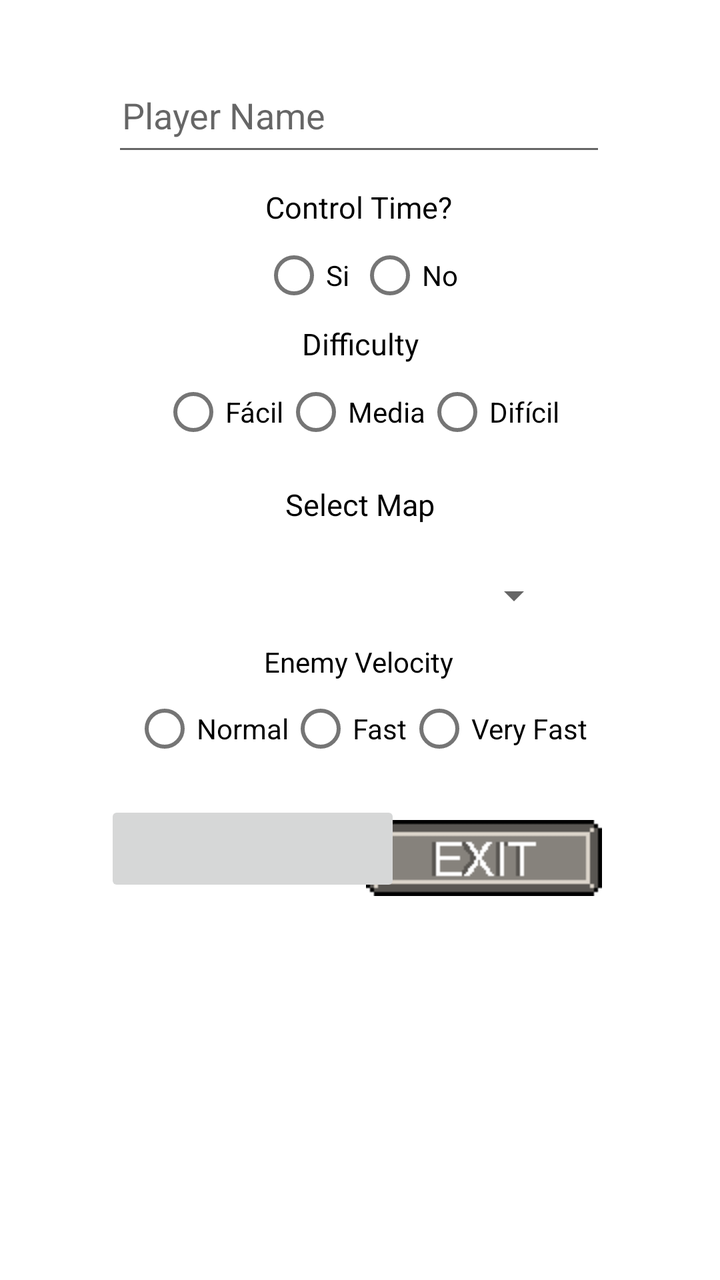
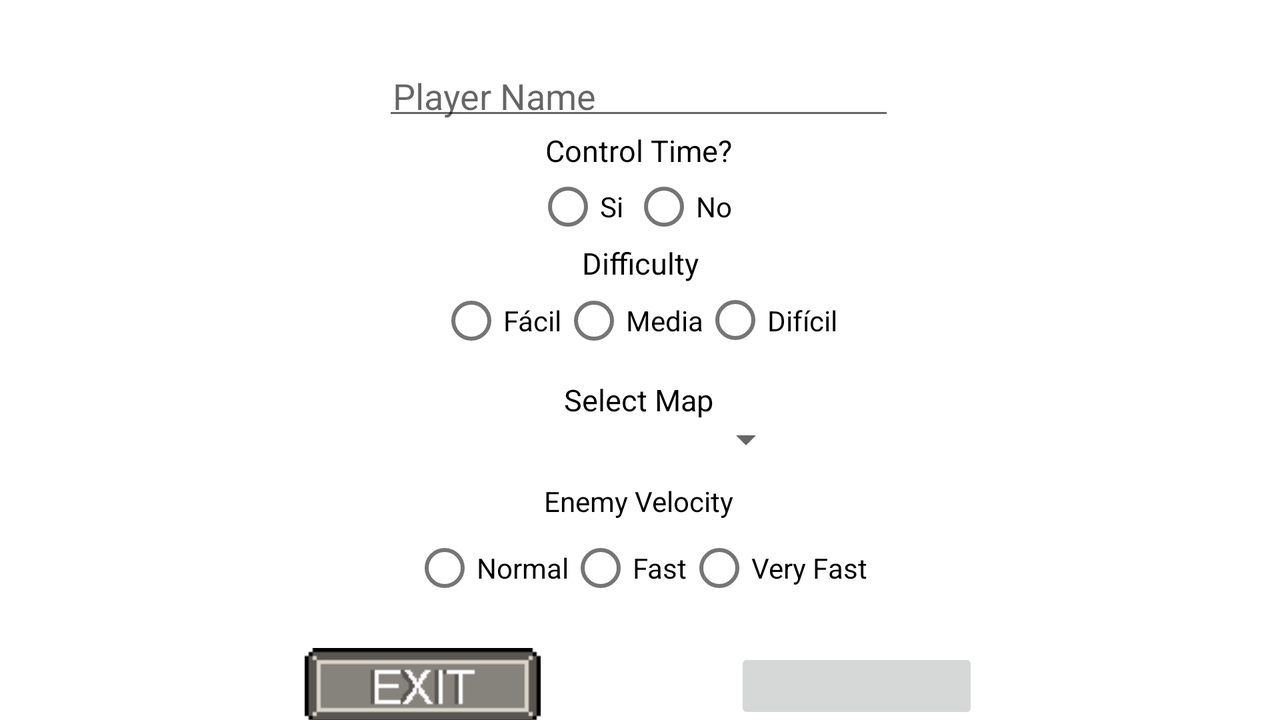

One screen, two layout resources from the same app: the default and the repository's alternative for another configuration. Each is rendered where Android would select it; the XML of both is given below.
<!-- AndroidManifest.xml: application theme Theme.TowerDefense -->
<!-- res/layout/fragment_option.xml -->
<?xml version="1.0" encoding="utf-8"?>
<androidx.constraintlayout.widget.ConstraintLayout xmlns:android="http://schemas.android.com/apk/res/android"
    xmlns:app="http://schemas.android.com/apk/res-auto"
    android:layout_width="match_parent"
    android:layout_height="match_parent">


    <EditText
        android:id="@+id/nombreEditText"
        android:layout_width="247dp"
        android:layout_height="51dp"
        android:layout_marginTop="32dp"
        android:hint="@string/nombre_del_jugador"
        android:inputType="text"
        android:maxLines="1"
        android:padding="5dp"
        app:layout_constraintEnd_toEndOf="parent"
        app:layout_constraintHorizontal_bias="0.497"
        app:layout_constraintStart_toStartOf="parent"
        app:layout_constraintTop_toTopOf="parent" />

    <TextView
        android:id="@+id/time_controller"
        android:layout_width="wrap_content"
        android:layout_height="wrap_content"
        android:text="@string/controlar_tiempo"
        android:textColor="@color/black"
        android:textSize="15sp"
        app:layout_constraintBottom_toBottomOf="parent"
        app:layout_constraintEnd_toEndOf="parent"
        app:layout_constraintHorizontal_bias="0.498"
        app:layout_constraintStart_toStartOf="parent"
        app:layout_constraintTop_toBottomOf="@+id/nombreEditText"
        app:layout_constraintVertical_bias="0.019" />

    <RadioGroup
        android:id="@+id/time_group"
        android:layout_width="wrap_content"
        android:layout_height="wrap_content"
        android:orientation="horizontal"
        app:layout_constraintEnd_toEndOf="parent"
        app:layout_constraintStart_toStartOf="parent"
        app:layout_constraintTop_toBottomOf="@+id/time_controller">

        <RadioButton
            android:id="@+id/yes_time"
            android:layout_width="wrap_content"
            android:layout_height="wrap_content"
            android:text="@string/si" />

        <RadioButton
            android:id="@+id/no_time"
            android:layout_width="wrap_content"
            android:layout_height="wrap_content"
            android:text="@string/no" />


    </RadioGroup>

    <TextView
        android:id="@+id/difficulty_text"
        android:layout_width="wrap_content"
        android:layout_height="wrap_content"
        android:text="@string/dificultad"
        android:textColor="@color/black"
        android:textSize="15sp"
        app:layout_constraintEnd_toEndOf="parent"
        app:layout_constraintStart_toStartOf="parent"
        app:layout_constraintTop_toBottomOf="@+id/time_group" />

    <RadioGroup
        android:id="@+id/difficulty_group"
        android:layout_width="wrap_content"
        android:layout_height="wrap_content"
        android:orientation="horizontal"
        app:layout_constraintEnd_toEndOf="parent"
        app:layout_constraintStart_toStartOf="parent"
        app:layout_constraintTop_toBottomOf="@+id/difficulty_text">

        <RadioButton
            android:id="@+id/easy_button"
            android:layout_width="wrap_content"
            android:layout_height="wrap_content"
            android:text="@string/easy" />

        <RadioButton
            android:id="@+id/medium_button"
            android:layout_width="wrap_content"
            android:layout_height="wrap_content"
            android:text="@string/media" />

        <RadioButton
            android:id="@+id/hard_button"
            android:layout_width="wrap_content"
            android:layout_height="wrap_content"
            android:text="@string/dif_cil" />
    </RadioGroup>

    <TextView
        android:id="@+id/map_select"
        android:layout_width="wrap_content"
        android:layout_height="wrap_content"
        android:layout_marginTop="12dp"
        android:text="@string/selecciona_mapa"
        android:textColor="@color/black"
        android:textSize="15sp"
        app:layout_constraintEnd_toEndOf="parent"
        app:layout_constraintStart_toStartOf="parent"
        app:layout_constraintTop_toBottomOf="@+id/difficulty_group" />

    <Spinner
        android:id="@+id/spinnerMap"
        android:layout_width="202dp"
        android:layout_height="47dp"
        android:layout_marginTop="12dp"
        app:layout_constraintEnd_toEndOf="parent"
        app:layout_constraintStart_toStartOf="parent"
        app:layout_constraintTop_toBottomOf="@+id/map_select" />

    <ImageButton
        android:id="@+id/exitOptions"
        android:layout_width="136dp"
        android:layout_height="49dp"
        android:layout_margin="16dp"

        android:layout_marginTop="12dp"
        android:background="@null"
        android:src="@drawable/exit"
        app:layout_constraintEnd_toEndOf="parent"
        app:layout_constraintHorizontal_bias="0.823"
        app:layout_constraintStart_toStartOf="parent"
        app:layout_constraintTop_toBottomOf="@+id/velocity_group" />

    <TextView
        android:id="@+id/velocity"
        android:layout_width="wrap_content"
        android:layout_height="wrap_content"
        android:text="@string/enemy_velocity"
        android:textColor="@color/black"
        app:layout_constraintEnd_toEndOf="parent"
        app:layout_constraintHorizontal_bias="0.498"
        app:layout_constraintStart_toStartOf="parent"
        app:layout_constraintTop_toBottomOf="@+id/spinnerMap" />

    <RadioGroup
        android:id="@+id/velocity_group"
        android:layout_width="wrap_content"
        android:layout_height="wrap_content"
        android:orientation="horizontal"
        app:layout_constraintEnd_toEndOf="parent"
        app:layout_constraintStart_toStartOf="parent"
        app:layout_constraintTop_toBottomOf="@+id/velocity">

        <RadioButton
            android:id="@+id/x1"
            android:layout_width="wrap_content"
            android:layout_height="wrap_content"
            android:text="@string/normal" />

        <RadioButton
            android:id="@+id/x2"
            android:layout_width="wrap_content"
            android:layout_height="wrap_content"
            android:text="@string/fast" />

        <RadioButton
            android:id="@+id/x3"
            android:layout_width="wrap_content"
            android:layout_height="wrap_content"
            android:text="@string/very_fast" />
    </RadioGroup>

    <ImageButton
        android:id="@+id/newGame"
        android:layout_width="148dp"
        android:layout_height="48dp"
        android:layout_marginTop="12dp"
        android:foreground="@drawable/new_game"
        app:layout_constraintEnd_toEndOf="parent"
        app:layout_constraintHorizontal_bias="0.247"
        app:layout_constraintStart_toStartOf="parent"
        app:layout_constraintTop_toBottomOf="@+id/velocity_group" />


</androidx.constraintlayout.widget.ConstraintLayout>
<!-- resources referenced by this layout -->
<resources>
  <!-- drawable exit: png bitmap (drawable, 511 bytes) -->
  <!-- drawable new_game: png bitmap (drawable, 576 bytes) -->
  <string name="controlar_tiempo">Control Time?</string>
  <string name="dif_cil">Difícil</string>
  <string name="dificultad">Difficulty</string>
  <string name="easy">Fácil</string>
  <string name="enemy_velocity">Enemy Velocity</string>
  <string name="fast">Fast</string>
  <string name="media">Media</string>
  <string name="no">No</string>
  <string name="nombre_del_jugador">Player Name</string>
  <string name="normal">Normal</string>
  <string name="selecciona_mapa">Select Map</string>
  <string name="si">Si</string>
  <string name="very_fast">Very Fast</string>
  <style name="Theme.TowerDefense" parent="Theme.MaterialComponents.DayNight.DarkActionBar">
          
          <item name="colorPrimary">@color/purple_500</item>
          <item name="colorPrimaryVariant">@color/purple_700</item>
          <item name="colorOnPrimary">@color/white</item>
          
          <item name="colorSecondary">@color/teal_200</item>
          <item name="colorSecondaryVariant">@color/teal_700</item>
          <item name="colorOnSecondary">@color/black</item>
          
          <item name="android:statusBarColor">?attr/colorPrimaryVariant</item>
          
      </style>
</resources>
<!-- res/layout-land/fragment_option.xml (the repository's variant of the layout above) -->
<!-- drawn on the phone turned sideways -->
<?xml version="1.0" encoding="utf-8"?>
<androidx.constraintlayout.widget.ConstraintLayout xmlns:android="http://schemas.android.com/apk/res/android"
    xmlns:app="http://schemas.android.com/apk/res-auto"
    android:layout_width="match_parent"
    android:layout_height="match_parent">


    <EditText
        android:id="@+id/nombreEditText"
        android:layout_width="256dp"
        android:layout_height="33dp"
        android:layout_marginTop="32dp"
        android:hint="@string/nombre_del_jugador"
        android:inputType="text"
        android:maxLines="1"
        android:padding="5dp"
        app:layout_constraintEnd_toEndOf="parent"
        app:layout_constraintHorizontal_bias="0.498"
        app:layout_constraintStart_toStartOf="parent"
        app:layout_constraintTop_toTopOf="parent" />

    <TextView
        android:id="@+id/time_controller"
        android:layout_width="wrap_content"
        android:layout_height="wrap_content"
        android:text="@string/controlar_tiempo"
        android:textColor="@color/black"
        android:textSize="15sp"
        app:layout_constraintEnd_toEndOf="parent"
        app:layout_constraintHorizontal_bias="0.499"
        app:layout_constraintStart_toStartOf="parent"
        app:layout_constraintTop_toBottomOf="@+id/nombreEditText" />

    <RadioGroup
        android:id="@+id/time_group"
        android:layout_width="104dp"
        android:layout_height="36dp"
        android:orientation="horizontal"
        app:layout_constraintEnd_toEndOf="parent"
        app:layout_constraintStart_toStartOf="parent"
        app:layout_constraintTop_toBottomOf="@+id/time_controller">

        <RadioButton
            android:id="@+id/yes_time"
            android:layout_width="wrap_content"
            android:layout_height="wrap_content"
            android:text="@string/si" />

        <RadioButton
            android:id="@+id/no_time"
            android:layout_width="wrap_content"
            android:layout_height="32dp"
            android:text="@string/no" />


    </RadioGroup>

    <TextView
        android:id="@+id/difficulty_text"
        android:layout_width="wrap_content"
        android:layout_height="wrap_content"
        android:text="@string/dificultad"
        android:textColor="@color/black"
        android:textSize="15sp"
        app:layout_constraintEnd_toEndOf="parent"
        app:layout_constraintStart_toStartOf="parent"
        app:layout_constraintTop_toBottomOf="@+id/time_group" />

    <RadioGroup
        android:id="@+id/difficulty_group"
        android:layout_width="201dp"
        android:layout_height="36dp"
        android:orientation="horizontal"
        app:layout_constraintEnd_toEndOf="parent"
        app:layout_constraintStart_toStartOf="parent"
        app:layout_constraintTop_toBottomOf="@+id/difficulty_text">

        <RadioButton
            android:id="@+id/easy_button"
            android:layout_width="wrap_content"
            android:layout_height="wrap_content"
            android:text="@string/easy" />

        <RadioButton
            android:id="@+id/medium_button"
            android:layout_width="wrap_content"
            android:layout_height="wrap_content"
            android:text="@string/media" />

        <RadioButton
            android:id="@+id/hard_button"
            android:layout_width="wrap_content"
            android:layout_height="37dp"
            android:text="@string/dif_cil" />
    </RadioGroup>

    <TextView
        android:id="@+id/map_select"
        android:layout_width="wrap_content"
        android:layout_height="wrap_content"
        android:layout_marginTop="12dp"
        android:text="@string/selecciona_mapa"
        android:textColor="@color/black"
        android:textSize="15sp"
        app:layout_constraintEnd_toEndOf="parent"
        app:layout_constraintHorizontal_bias="0.499"
        app:layout_constraintStart_toStartOf="parent"
        app:layout_constraintTop_toBottomOf="@+id/difficulty_group" />

    <Spinner
        android:id="@+id/spinnerMap"
        android:layout_width="154dp"
        android:layout_height="19dp"
        app:layout_constraintEnd_toEndOf="parent"
        app:layout_constraintStart_toStartOf="parent"
        app:layout_constraintTop_toBottomOf="@+id/map_select" />

    <ImageButton
        android:id="@+id/exitOptions"
        android:layout_width="wrap_content"
        android:layout_height="wrap_content"
        android:layout_margin="16dp"

        android:layout_marginTop="16dp"
        android:background="@null"
        android:src="@drawable/exit"
        app:layout_constraintEnd_toEndOf="parent"
        app:layout_constraintHorizontal_bias="0.278"
        app:layout_constraintStart_toStartOf="parent"
        app:layout_constraintTop_toBottomOf="@+id/velocity_group" />

    <TextView
        android:id="@+id/velocity"
        android:layout_width="wrap_content"
        android:layout_height="wrap_content"
        android:layout_marginTop="12dp"
        android:text="@string/enemy_velocity"
        android:textColor="@color/black"
        app:layout_constraintEnd_toEndOf="parent"
        app:layout_constraintHorizontal_bias="0.499"
        app:layout_constraintStart_toStartOf="parent"
        app:layout_constraintTop_toBottomOf="@+id/spinnerMap" />

    <RadioGroup
        android:id="@+id/velocity_group"
        android:layout_width="wrap_content"
        android:layout_height="wrap_content"
        android:orientation="horizontal"
        app:layout_constraintEnd_toEndOf="parent"
        app:layout_constraintStart_toStartOf="parent"
        app:layout_constraintTop_toBottomOf="@+id/velocity">

        <RadioButton
            android:id="@+id/x1"
            android:layout_width="wrap_content"
            android:layout_height="wrap_content"
            android:text="@string/normal" />

        <RadioButton
            android:id="@+id/x2"
            android:layout_width="wrap_content"
            android:layout_height="wrap_content"
            android:text="@string/fast" />

        <RadioButton
            android:id="@+id/x3"
            android:layout_width="wrap_content"
            android:layout_height="wrap_content"
            android:text="@string/very_fast" />
    </RadioGroup>

    <ImageButton
        android:id="@+id/newGame"
        android:layout_width="122dp"
        android:layout_height="38dp"
        android:layout_marginTop="16dp"
        android:foreground="@drawable/new_game"
        app:layout_constraintEnd_toEndOf="parent"
        app:layout_constraintHorizontal_bias="0.709"
        app:layout_constraintStart_toStartOf="parent"
        app:layout_constraintTop_toBottomOf="@+id/velocity_group" />


</androidx.constraintlayout.widget.ConstraintLayout>
